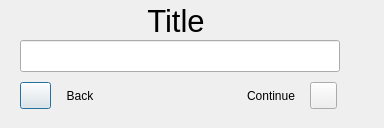
<?xml version="1.0" encoding="UTF-8"?>
<ui version="4.0">
 <class>NewCareerDialog</class>
 <widget class="QDialog" name="NewCareerDialog">
  <property name="geometry">
   <rect>
    <x>0</x>
    <y>0</y>
    <width>384</width>
    <height>128</height>
   </rect>
  </property>
  <property name="windowTitle">
   <string>Start New Career</string>
  </property>
  <property name="modal">
   <bool>true</bool>
  </property>
  <widget class="Button" name="cBackButton">
   <property name="geometry">
    <rect>
     <x>20</x>
     <y>82</y>
     <width>31</width>
     <height>27</height>
    </rect>
   </property>
   <property name="sizePolicy">
    <sizepolicy hsizetype="Fixed" vsizetype="Fixed">
     <horstretch>0</horstretch>
     <verstretch>0</verstretch>
    </sizepolicy>
   </property>
   <property name="text">
    <string/>
   </property>
  </widget>
  <widget class="Button" name="cContinueButton">
   <property name="geometry">
    <rect>
     <x>310</x>
     <y>82</y>
     <width>27</width>
     <height>27</height>
    </rect>
   </property>
   <property name="text">
    <string/>
   </property>
  </widget>
  <widget class="LineEdit" name="cName">
   <property name="geometry">
    <rect>
     <x>20</x>
     <y>40</y>
     <width>320</width>
     <height>32</height>
    </rect>
   </property>
   <property name="sizePolicy">
    <sizepolicy hsizetype="Fixed" vsizetype="Fixed">
     <horstretch>0</horstretch>
     <verstretch>0</verstretch>
    </sizepolicy>
   </property>
   <property name="maxLength">
    <number>32</number>
   </property>
  </widget>
  <widget class="Label" name="cTitle">
   <property name="geometry">
    <rect>
     <x>0</x>
     <y>0</y>
     <width>352</width>
     <height>41</height>
    </rect>
   </property>
   <property name="sizePolicy">
    <sizepolicy hsizetype="Fixed" vsizetype="Fixed">
     <horstretch>0</horstretch>
     <verstretch>0</verstretch>
    </sizepolicy>
   </property>
   <property name="font">
    <font>
     <pointsize>23</pointsize>
    </font>
   </property>
   <property name="text">
    <string>Title</string>
   </property>
   <property name="alignment">
    <set>Qt::AlignCenter</set>
   </property>
  </widget>
  <widget class="Label" name="cBackLabel">
   <property name="geometry">
    <rect>
     <x>60</x>
     <y>82</y>
     <width>40</width>
     <height>27</height>
    </rect>
   </property>
   <property name="sizePolicy">
    <sizepolicy hsizetype="Fixed" vsizetype="Fixed">
     <horstretch>0</horstretch>
     <verstretch>0</verstretch>
    </sizepolicy>
   </property>
   <property name="text">
    <string>Back</string>
   </property>
   <property name="alignment">
    <set>Qt::AlignCenter</set>
   </property>
  </widget>
  <widget class="Label" name="cContinueLabel">
   <property name="geometry">
    <rect>
     <x>236</x>
     <y>82</y>
     <width>70</width>
     <height>27</height>
    </rect>
   </property>
   <property name="sizePolicy">
    <sizepolicy hsizetype="Fixed" vsizetype="Fixed">
     <horstretch>0</horstretch>
     <verstretch>0</verstretch>
    </sizepolicy>
   </property>
   <property name="text">
    <string>Continue</string>
   </property>
   <property name="alignment">
    <set>Qt::AlignCenter</set>
   </property>
  </widget>
 </widget>
 <customwidgets>
  <customwidget>
   <class>Label</class>
   <extends>QLabel</extends>
   <header>widget/label.h</header>
  </customwidget>
  <customwidget>
   <class>Button</class>
   <extends>QPushButton</extends>
   <header>widget/button.h</header>
  </customwidget>
  <customwidget>
   <class>LineEdit</class>
   <extends>QLineEdit</extends>
   <header>widget/lineedit.h</header>
  </customwidget>
 </customwidgets>
 <resources/>
 <connections/>
</ui>
